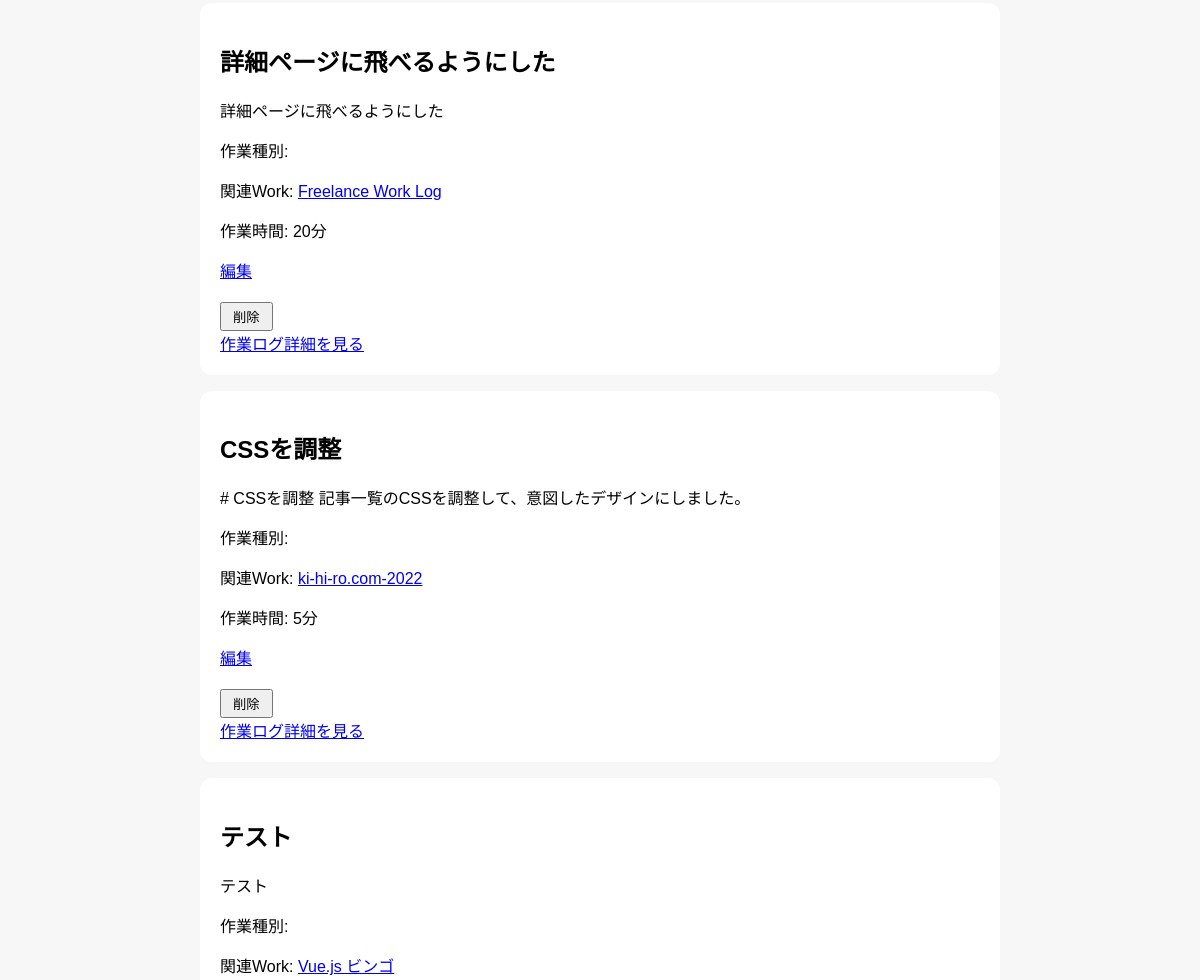
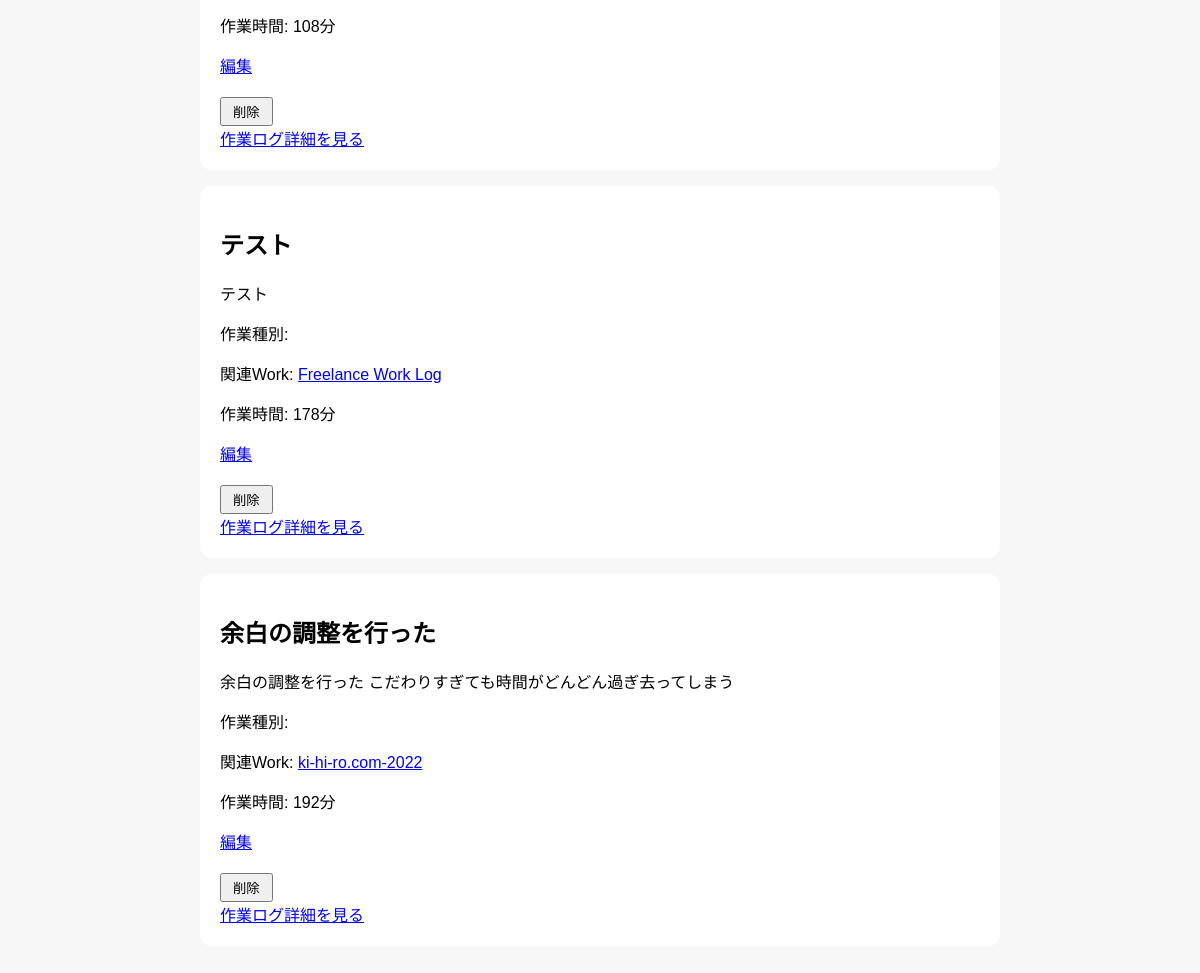
Page /posts-page (lower part) on the earlier database version (2 pictures, top to bottom).
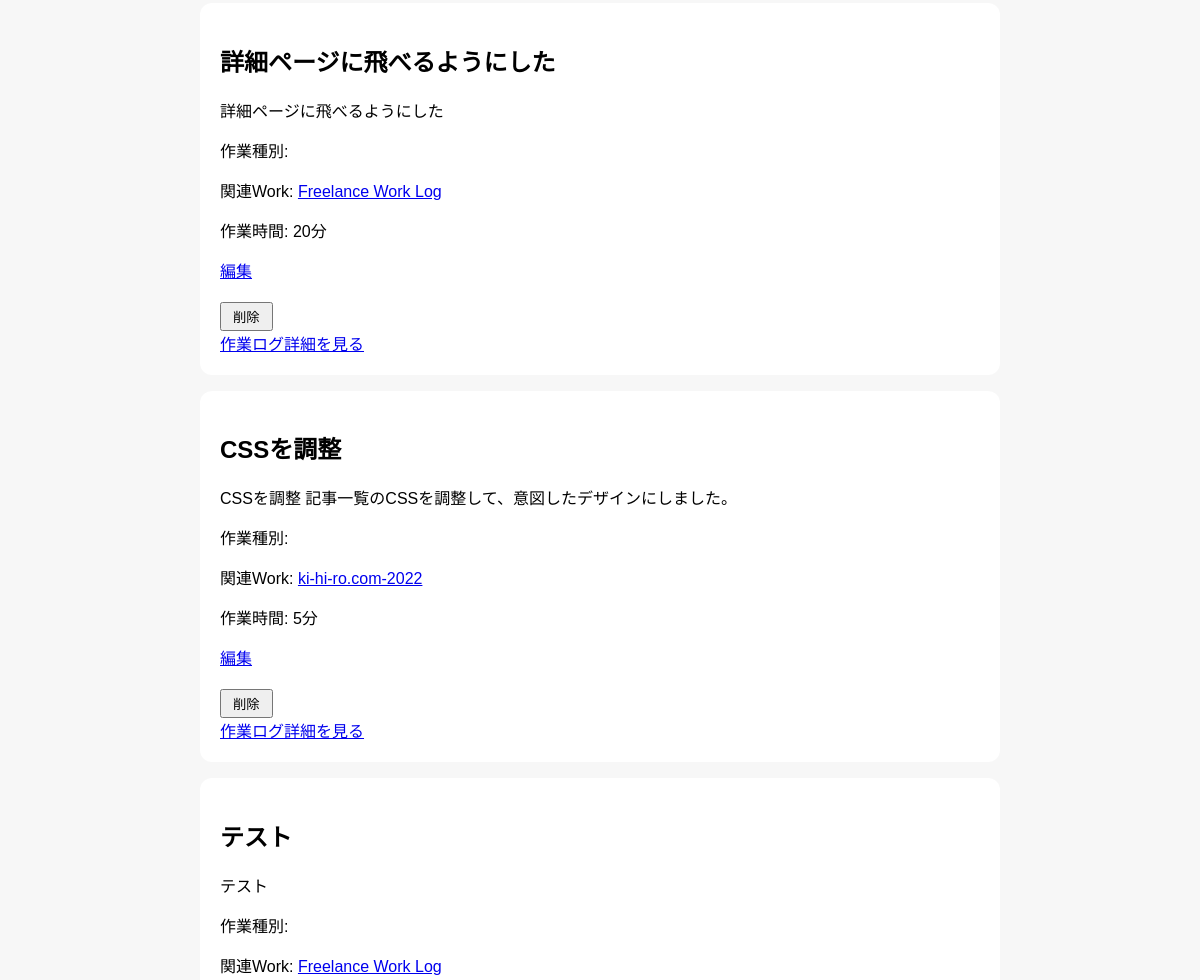
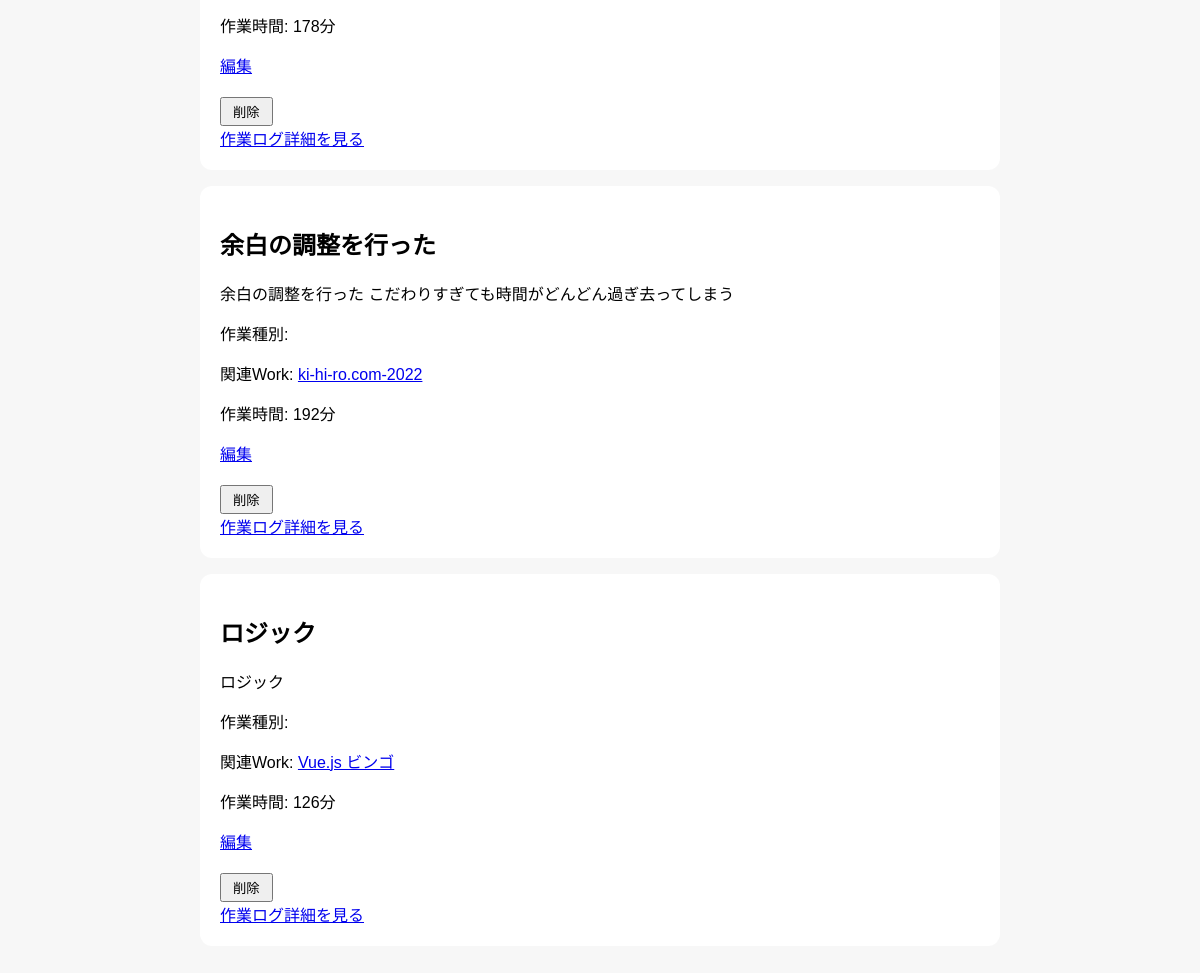
Same page on the later database version (2 pictures, top to bottom).
### app/models.py (models this page shows)
class Post(Base):
    __tablename__ = "posts"
    id = Column(Integer, primary_key=True, index=True)
    title = Column(String)
    content = Column(String)
    task_type = Column(String)
    start_time = Column(DateTime)
    end_time = Column(DateTime)
    work_time_minutes = Column(Integer)
    work_id = Column(Integer, ForeignKey("works.id"))
    work = relationship(
        "Work",
        back_populates="posts"
    )
    created_at = Column(DateTime, default=datetime.now)

class Work(Base):
    __tablename__ = "works"
    id = Column(Integer, primary_key=True, index=True)
    title = Column(String, nullable=False)
    description = Column(Text, nullable=False)
    github_url = Column(String)
    app_url = Column(String)
    tech_stack = Column(String)
    posts = relationship(
        "Post",
        back_populates="work"
    )
    image_url = Column(String)
    created_at = Column(DateTime, default=datetime.now)

### app/main.py (the view)
@app.get("/posts-page")
def posts_page(
    request: Request,
    work_id: int | None = None,
    db: Session = Depends(get_db)
):
    query = db.query(models.Post)
    if work_id:
        query = query.filter(
            models.Post.work_id == work_id
        )
    posts = query.all()
    works = db.query(models.Work).all()
    return templates.TemplateResponse(
        request,
        "posts.html",
        {"posts": posts, "works": works}
    )

### app/templates/posts.html (shortened to what this page needs)
{% extends "base.html" %}
{% block content %}
    {% for post in posts %}
    <div class="post-card">
        <h2>{{ post.title }}</h2>
        <div>{{ post.content[:120] | safe }}</div>
        <p>作業種別: {{ post.task_type }}</p>
        {% if post.work %}
        <p>
            関連Work:
            <a href="/works-page/{{ post.work.id }}">
                {{ post.work.title }}
            </a>
        </p>
        {% endif %}
        <p>作業時間: {{ post.work_time_minutes }}分</p>
        <a href="/posts-page/{{ post.id }}/edit">編集</a>
        <form action="/posts-page/{{ post.id }}/delete" method="post">
        <button type="submit">削除</button>
        </form>
        <a href="/posts-page/{{ post.id }}">作業ログ詳細を見る</a>
    </div>
    {% endfor %}
{% endblock %}

Differences in the rows shown:
removed Post: title "テスト", content "テスト", work "Vue.js ビンゴ", work_time_minutes "108"
changed Post "CSSを調整": content "# CSSを調整 記事一覧のCSSを調整して、意図したデザインにしました。" → "CSSを調整 記事一覧のCSSを調整して、意図したデザインにしました。"
added Post: title "ロジック", content "ロジック", work "Vue.js ビンゴ", work_time_minutes "126"
